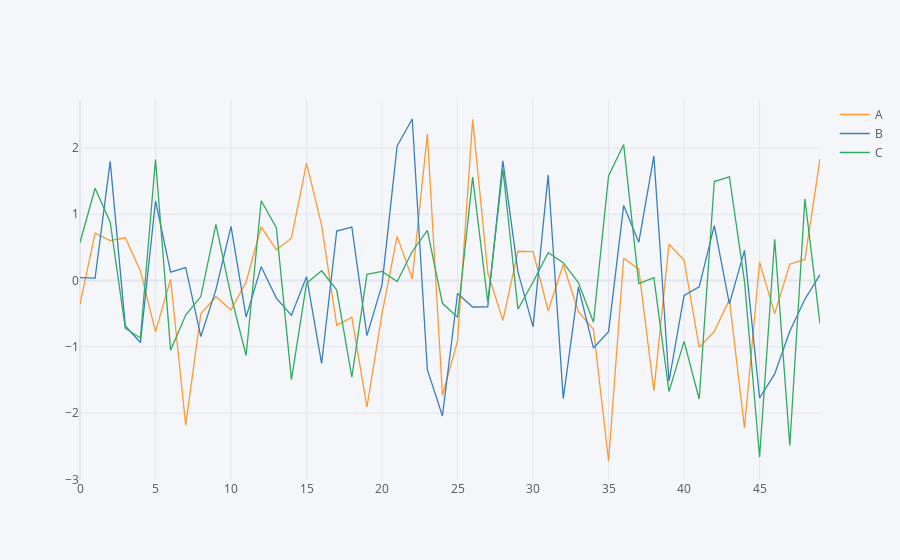

Write notebook code for a chart like this one.
### Code cell
df.iplot() # interactive plot

### Figure 1 — Plotly figure (JSON) as saved in the notebook; plotly's stock layout.template omitted (floating-point values rounded to 4 significant figures)
{"data": [{"line": {"color": "rgba(255, 153, 51, 1.0)", "dash": "solid", "shape": "linear", "width": 1.3}, "mode": "lines", "name": "A", "text": "", "type": "scatter", "x": [0, 1, 2, 3, 4, 5, 6, 7, 8, 9, 10, 11, 12, 13, 14, 15, 16, 17, 18, 19, 20, 21, 22, 23, 24, 25, 26, 27, 28, 29, 30, 31, 32, 33, 34, 35, 36, 37, 38, 39, 40, 41, 42, 43, 44, 45, 46, 47, 48, 49], "y": [-0.3568, 0.7162, 0.6038, 0.6448, 0.146, -0.7702, 0.01569, -2.18, -0.5028, -0.244, -0.4445, -0.02115, 0.8113, 0.4639, 0.6398, 1.771, 0.8315, -0.6762, -0.5543, -1.909, -0.4997, 0.6663, 0.02556, 2.21, -1.732, -0.9089, 2.432, 0.1213, -0.6001, 0.442, 0.4358, -0.4552, 0.242, -0.4697, -0.7346, -2.722, 0.3371, 0.1717, -1.664, 0.5483, 0.3105, -1.006, -0.7688, -0.2877, -2.224, 0.2807, -0.4989, 0.2467, 0.3197, 1.832]}, {"line": {"color": "rgba(55, 128, 191, 1.0)", "dash": "solid", "shape": "linear", "width": 1.3}, "mode": "lines", "name": "B", "text": "", "type": "scatter", "x": [0, 1, 2, 3, 4, 5, 6, 7, 8, 9, 10, 11, 12, 13, 14, 15, 16, 17, 18, 19, 20, 21, 22, 23, 24, 25, 26, 27, 28, 29, 30, 31, 32, 33, 34, 35, 36, 37, 38, 39, 40, 41, 42, 43, 44, 45, 46, 47, 48, 49], "y": [0.0441, 0.03745, 1.799, -0.6842, -0.9354, 1.201, 0.1275, 0.1953, -0.8443, -0.1366, 0.8169, -0.552, 0.2095, -0.2645, -0.5246, 0.05841, -1.252, 0.7473, 0.8078, -0.8317, -0.06214, 2.032, 2.438, -1.345, -2.043, -0.1957, -0.3988, -0.3976, 1.808, 0.1302, -0.699, 1.594, -1.781, -0.09437, -1.018, -0.7699, 1.134, 0.5777, 1.88, -1.519, -0.2258, -0.09487, 0.828, -0.3516, 0.4561, -1.772, -1.408, -0.765, -0.2815, 0.08931]}, {"line": {"color": "rgba(50, 171, 96, 1.0)", "dash": "solid", "shape": "linear", "width": 1.3}, "mode": "lines", "name": "C", "text": "", "type": "scatter", "x": [0, 1, 2, 3, 4, 5, 6, 7, 8, 9, 10, 11, 12, 13, 14, 15, 16, 17, 18, 19, 20, 21, 22, 23, 24, 25, 26, 27, 28, 29, 30, 31, 32, 33, 34, 35, 36, 37, 38, 39, 40, 41, 42, 43, 44, 45, 46, 47, 48, 49], "y": [0.5748, 1.393, 0.8793, -0.7227, -0.8665, 1.827, -1.05, -0.5208, -0.241, 0.8471, -0.2294, -1.131, 1.204, 0.7965, -1.495, -0.04206, 0.1481, -0.1439, -1.457, 0.09432, 0.1382, -0.01583, 0.4388, 0.7572, -0.343, -0.5551, 1.561, -0.3252, 1.683, -0.4335, -0.02127, 0.4195, 0.2706, -0.02945, -0.6296, 1.578, 2.051, -0.04507, 0.04288, -1.675, -0.9183, -1.787, 1.494, 1.566, -0.01125, -2.663, 0.622, -2.491, 1.233, -0.649]}], "layout": {"legend": {"bgcolor": "#F5F6F9", "font": {"color": "#4D5663"}}, "paper_bgcolor": "#F5F6F9", "plot_bgcolor": "#F5F6F9", "title": {"font": {"color": "#4D5663"}}, "xaxis": {"gridcolor": "#E1E5ED", "showgrid": true, "tickfont": {"color": "#4D5663"}, "title": {"font": {"color": "#4D5663"}, "text": ""}, "zerolinecolor": "#E1E5ED"}, "yaxis": {"gridcolor": "#E1E5ED", "showgrid": true, "tickfont": {"color": "#4D5663"}, "title": {"font": {"color": "#4D5663"}, "text": ""}, "zerolinecolor": "#E1E5ED"}}}
